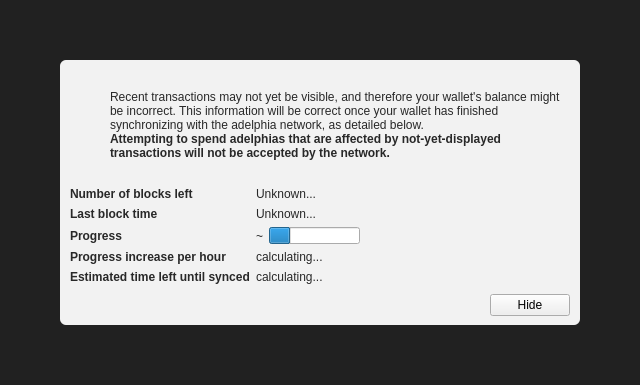
<?xml version="1.0" encoding="UTF-8"?>
<ui version="4.0">
 <class>ModalOverlay</class>
 <widget class="ModalOverlay" name="ModalOverlay">
  <property name="geometry">
   <rect>
    <x>0</x>
    <y>0</y>
    <width>640</width>
    <height>385</height>
   </rect>
  </property>
  <property name="windowTitle">
   <string>Form</string>
  </property>
  <layout class="QVBoxLayout" name="verticalLayout" stretch="0">
   <property name="sizeConstraint">
    <enum>QLayout::SetDefaultConstraint</enum>
   </property>
   <property name="leftMargin">
    <number>0</number>
   </property>
   <property name="topMargin">
    <number>0</number>
   </property>
   <property name="rightMargin">
    <number>0</number>
   </property>
   <property name="bottomMargin">
    <number>0</number>
   </property>
   <item>
    <widget class="QWidget" name="bgWidget" native="true">
     <property name="styleSheet">
      <string notr="true">#bgWidget { background: rgba(0,0,0,220); }</string>
     </property>
     <layout class="QVBoxLayout" name="verticalLayoutMain" stretch="1">
      <property name="leftMargin">
       <number>60</number>
      </property>
      <property name="topMargin">
       <number>60</number>
      </property>
      <property name="rightMargin">
       <number>60</number>
      </property>
      <property name="bottomMargin">
       <number>60</number>
      </property>
      <item>
       <widget class="QWidget" name="contentWidget" native="true">
        <property name="styleSheet">
         <string notr="true">#contentWidget { background: rgba(255,255,255,240); border-radius: 6px; }

QLabel { color: rgb(40,40,40);  }</string>
        </property>
        <layout class="QVBoxLayout" name="verticalLayoutSub" stretch="1,0,0,0">
         <property name="spacing">
          <number>0</number>
         </property>
         <property name="leftMargin">
          <number>10</number>
         </property>
         <property name="topMargin">
          <number>10</number>
         </property>
         <property name="rightMargin">
          <number>10</number>
         </property>
         <property name="bottomMargin">
          <number>10</number>
         </property>
         <item>
          <layout class="QHBoxLayout" name="horizontalLayoutIconText" stretch="0,1">
           <property name="topMargin">
            <number>20</number>
           </property>
           <item>
            <layout class="QVBoxLayout" name="verticalLayoutIcon">
             <property name="leftMargin">
              <number>0</number>
             </property>
             <item>
              <widget class="QPushButton" name="warningIcon">
               <property name="enabled">
                <bool>false</bool>
               </property>
               <property name="text">
                <string/>
               </property>
               <property name="icon">
                <iconset>
                 <normaloff>:/icons/warning</normaloff>
                 <disabledoff>:/icons/warning</disabledoff>:/icons/warning</iconset>
               </property>
               <property name="iconSize">
                <size>
                 <width>48</width>
                 <height>48</height>
                </size>
               </property>
               <property name="flat">
                <bool>true</bool>
               </property>
              </widget>
             </item>
             <item>
              <spacer name="verticalSpacerWarningIcon">
               <property name="orientation">
                <enum>Qt::Vertical</enum>
               </property>
               <property name="sizeHint" stdset="0">
                <size>
                 <width>20</width>
                 <height>40</height>
                </size>
               </property>
              </spacer>
             </item>
            </layout>
           </item>
           <item>
            <layout class="QVBoxLayout" name="verticalLayoutInfoText">
             <property name="leftMargin">
              <number>0</number>
             </property>
             <property name="topMargin">
              <number>0</number>
             </property>
             <item>
              <widget class="QLabel" name="infoText">
               <property name="text">
                <string>Recent transactions may not yet be visible, and therefore your wallet's balance might be incorrect. This information will be correct once your wallet has finished synchronizing with the adelphia network, as detailed below.</string>
               </property>
               <property name="textFormat">
                <enum>Qt::RichText</enum>
               </property>
               <property name="wordWrap">
                <bool>true</bool>
               </property>
              </widget>
             </item>
             <item>
              <widget class="QLabel" name="infoTextStrong">
               <property name="font">
                <font>
                 <weight>75</weight>
                 <bold>true</bold>
                </font>
               </property>
               <property name="text">
                <string>Attempting to spend adelphias that are affected by not-yet-displayed transactions will not be accepted by the network.</string>
               </property>
               <property name="textFormat">
                <enum>Qt::RichText</enum>
               </property>
               <property name="wordWrap">
                <bool>true</bool>
               </property>
              </widget>
             </item>
             <item>
              <spacer name="verticalSpacerInTextSpace">
               <property name="orientation">
                <enum>Qt::Vertical</enum>
               </property>
               <property name="sizeHint" stdset="0">
                <size>
                 <width>20</width>
                 <height>40</height>
                </size>
               </property>
              </spacer>
             </item>
            </layout>
           </item>
          </layout>
         </item>
         <item>
          <spacer name="verticalSpacerAfterText">
           <property name="orientation">
            <enum>Qt::Vertical</enum>
           </property>
           <property name="sizeHint" stdset="0">
            <size>
             <width>20</width>
             <height>40</height>
            </size>
           </property>
          </spacer>
         </item>
         <item>
          <layout class="QFormLayout" name="formLayout">
           <property name="fieldGrowthPolicy">
            <enum>QFormLayout::FieldsStayAtSizeHint</enum>
           </property>
           <property name="horizontalSpacing">
            <number>6</number>
           </property>
           <property name="verticalSpacing">
            <number>6</number>
           </property>
           <property name="topMargin">
            <number>10</number>
           </property>
           <item row="0" column="0">
            <widget class="QLabel" name="labelNumberOfBlocksLeft">
             <property name="font">
              <font>
               <weight>75</weight>
               <bold>true</bold>
              </font>
             </property>
             <property name="text">
              <string>Number of blocks left</string>
             </property>
            </widget>
           </item>
           <item row="0" column="1">
            <widget class="QLabel" name="numberOfBlocksLeft">
             <property name="text">
              <string>Unknown...</string>
             </property>
            </widget>
           </item>
           <item row="1" column="0">
            <widget class="QLabel" name="labelLastBlockTime">
             <property name="font">
              <font>
               <weight>75</weight>
               <bold>true</bold>
              </font>
             </property>
             <property name="text">
              <string>Last block time</string>
             </property>
            </widget>
           </item>
           <item row="1" column="1">
            <widget class="QLabel" name="newestBlockDate">
             <property name="sizePolicy">
              <sizepolicy hsizetype="Maximum" vsizetype="Preferred">
               <horstretch>0</horstretch>
               <verstretch>0</verstretch>
              </sizepolicy>
             </property>
             <property name="text">
              <string>Unknown...</string>
             </property>
            </widget>
           </item>
           <item row="2" column="0">
            <widget class="QLabel" name="labelSyncDone">
             <property name="font">
              <font>
               <weight>75</weight>
               <bold>true</bold>
              </font>
             </property>
             <property name="text">
              <string>Progress</string>
             </property>
            </widget>
           </item>
           <item row="2" column="1">
            <layout class="QHBoxLayout" name="horizontalLayoutSync" stretch="0,1">
             <item>
              <widget class="QLabel" name="percentageProgress">
               <property name="text">
                <string notr="true">~</string>
               </property>
              </widget>
             </item>
             <item>
              <widget class="QProgressBar" name="progressBar">
               <property name="value">
                <number>24</number>
               </property>
               <property name="format">
                <string/>
               </property>
              </widget>
             </item>
            </layout>
           </item>
           <item row="4" column="0">
            <widget class="QLabel" name="labelProgressIncrease">
             <property name="font">
              <font>
               <weight>75</weight>
               <bold>true</bold>
              </font>
             </property>
             <property name="text">
              <string>Progress increase per hour</string>
             </property>
            </widget>
           </item>
           <item row="4" column="1">
            <widget class="QLabel" name="progressIncreasePerH">
             <property name="text">
              <string>calculating...</string>
             </property>
            </widget>
           </item>
           <item row="5" column="0">
            <widget class="QLabel" name="labelEstimatedTimeLeft">
             <property name="font">
              <font>
               <weight>75</weight>
               <bold>true</bold>
              </font>
             </property>
             <property name="text">
              <string>Estimated time left until synced</string>
             </property>
            </widget>
           </item>
           <item row="5" column="1">
            <widget class="QLabel" name="expectedTimeLeft">
             <property name="text">
              <string>calculating...</string>
             </property>
            </widget>
           </item>
          </layout>
         </item>
         <item>
          <layout class="QHBoxLayout" name="horizontalLayoutButtons">
           <property name="leftMargin">
            <number>10</number>
           </property>
           <property name="topMargin">
            <number>10</number>
           </property>
           <item>
            <spacer name="horizontalSpacer">
             <property name="orientation">
              <enum>Qt::Horizontal</enum>
             </property>
             <property name="sizeHint" stdset="0">
              <size>
               <width>40</width>
               <height>20</height>
              </size>
             </property>
            </spacer>
           </item>
           <item>
            <widget class="QPushButton" name="closeButton">
             <property name="text">
              <string>Hide</string>
             </property>
            </widget>
           </item>
          </layout>
         </item>
        </layout>
       </widget>
      </item>
     </layout>
    </widget>
   </item>
  </layout>
 </widget>
 <customwidgets>
  <customwidget>
   <class>ModalOverlay</class>
   <extends>QWidget</extends>
   <header>qt/modaloverlay.h</header>
   <container>1</container>
  </customwidget>
 </customwidgets>
 <resources/>
 <connections/>
</ui>
